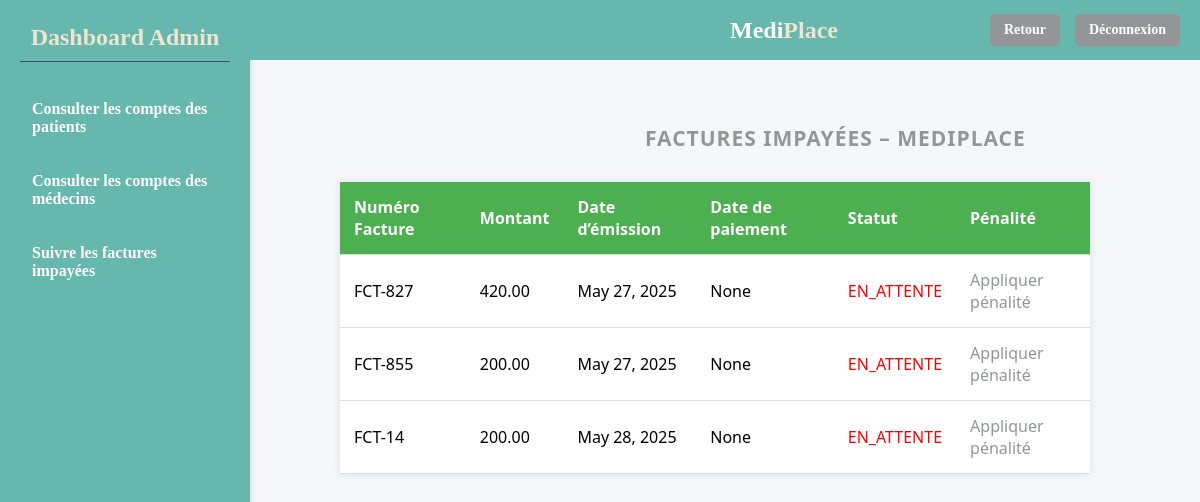
/voirfact/, run on an earlier commit of the app's database.
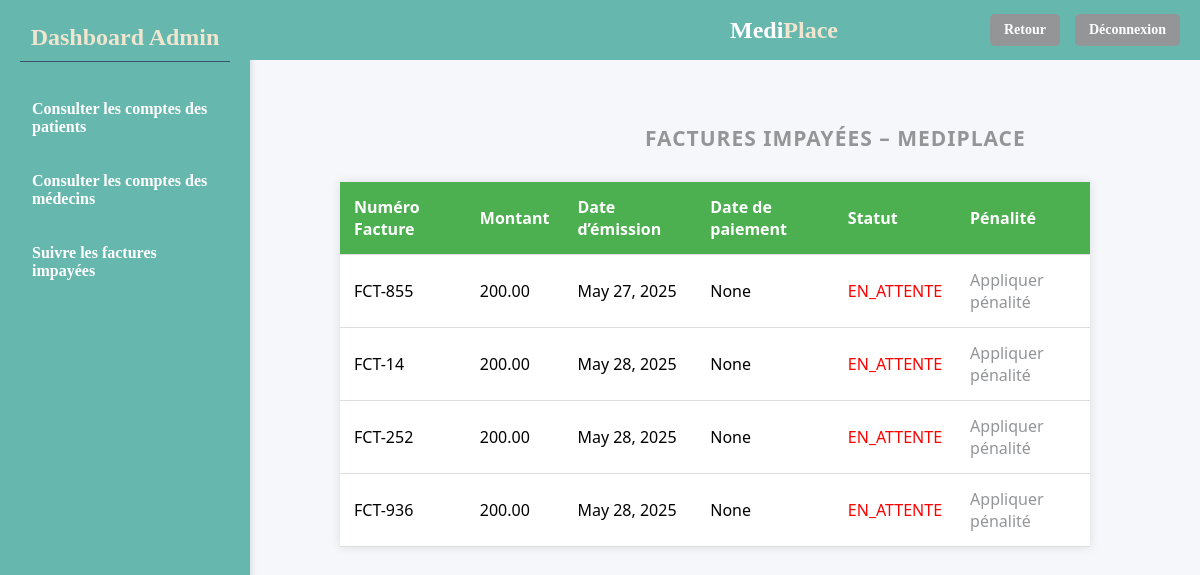
And on a later commit of the database.
### cabinet/models.py (models this page shows, shortened)
class Facture(models.Model):
    STATUT_CHOICES = [
        ('EN_ATTENTE', 'En attente'),
        ('PAYEE', 'Payée'),
    ]
    numero_facture = models.CharField(max_length=20, unique=True)
    montant = models.DecimalField(max_digits=10, decimal_places=2)
    date_emission = models.DateField(null=True, blank=True)
    date_paiement = models.DateField(null=True, blank=True)
    statut_paiement = models.CharField(max_length=20, choices=STATUT_CHOICES, default='EN_ATTENTE')
    rendez_vous = models.OneToOneField('RendezVous', on_delete=models.CASCADE, related_name='facture', null=True, blank=True)

### cabinet/views.py (the view)
# urls.py: path("voirfact/",views.voifacture_admin,name="voirfact_admin"),
def voifacture_admin(request):
    tab=Facture.objects.filter(statut_paiement='EN_ATTENTE')
    return render(request,'cabinet/voirfact_admin.html',{'fact':tab})

### cabinet/templates/cabinet/voirfact_admin.html (shortened to what this page needs)
<!DOCTYPE html>
<html lang="fr">
<head>
    {% load static %}
  <link rel="stylesheet" href="{% static 'cabinet/css/voirfact_admin.css' %}"/>
</head>
<body>
<header>
  <div class="logo">
    <span class="medi">Medi</span><span class="place">Place</span>
  </div>
  <div class="header-buttons">
    <a href="{% url 'main_admin' %}" class="nav-btn">Retour</a>
    <a href="{% url 'landing' %}" class="nav-btn">Déconnexion</a>
  </div>
</header>
<div class="sidebar">
  <h2>Dashboard Admin</h2>
  <ul>
    <li><a href="{% url 'voircomptepat_admin' %}" >Consulter les comptes des patients</a></li>
    <li><a href="{% url 'voircomptemed_admin' %}" >Consulter les comptes des médecins</a></li>
    <li><a href="{% url 'voirfact_admin' %}" >Suivre les factures impayées</a></li>
  </ul>
</div>
<div class="main-content">
  <h1 class="page-title">Factures impayées – MediPlace</h1>
<table>
  <thead>
    <tr>
      <th>Numéro Facture</th>
      <th>Montant</th>
      <th>Date d’émission</th>
      <th>Date de paiement</th>
      <th>Statut</th>
      <th>Pénalité</th>
    </tr>
  </thead>
   <tbody>
    {% for facture in fact %}
    <tr>
      <td>{{ facture.numero_facture }}</td>
      <td>{{ facture.montant }}</td>
      <td>{{ facture.date_emission }}</td>
      <td>{{ facture.date_paiement }}</td>
      <td class="statut">{{ facture.statut_paiement }}</td>
      <td>
         <a href="{% url 'appliquerpenalite' facture.id %}">Appliquer pénalité</a>
      </td>
    </tr>
    {% empty %}
    <tr>
      <td colspan="5">Aucune facture en attente.</td>
    </tr>
    {% endfor %}
  </tbody>
</table>
</div>
</body>
</html>

### cabinet/static/cabinet/css/voirfact_admin.css (style rules this page uses)
.page-title { text-align: left; font-size: 21px; font-weight: bold; color: #939597; margin-bottom: 30px; font-family: 'Segoe UI', Tahoma, Geneva, Verdana, sans-serif; text-transform: uppercase; letter-spacing: 1px; margin-left: 235px; }
header { height: 60px; background-color: #66B7AD; display: flex; align-items: center; padding: 0 20px; color: white; position: fixed; top: 0; left: 250px; right: 0; box-shadow: none; border-bottom: none; z-index: 10; }
.logo { font-size: 24px; font-weight: bold; margin-left: 460px; }
.logo .medi { color: white; }
.logo .place { color: #F0E5CF; }
.header-buttons { display: flex; gap: 15px; margin-left: auto; }
.nav-btn { background-color: #939597; color: white; padding: 8px 14px; border-radius: 5px; text-decoration: none; font-weight: bold; font-size: 14px; transition: background-color 0.3s ease; }
.sidebar { position: fixed; top: 0px; left: 0; width: 250px; height: 100%; background-color: #66B7AD; padding: 24px 20px 20px 20px; box-sizing: border-box; color: white; box-shadow: 2px 0 5px rgba(0, 0, 0, 0.1); }
.sidebar h2 { margin-bottom: 30px; font-size: 24px; border-bottom: 1px solid #3A5068; padding-bottom: 10px; text-align: center; color: #F0E5CF; margin-top: 0; }
.sidebar ul { list-style: none; padding-left: 0; }
.sidebar li { margin-bottom: 20px; }
.sidebar li a { color: white; font-weight: bold; text-decoration: none; display: block; padding: 8px 12px; border-radius: 5px; transition: background-color 0.3s ease; }
.main-content { margin-left: 370px; padding: 110px 40px 40px 40px; box-sizing: border-box; min-height: calc(100vh - 60px); background-color: #f5f7fa; }
html, body { margin: 0; padding: 0; background-color: #f5f7fa; height: 100%; }
table { width: 100%; border-collapse: collapse; margin: 10px 0 30px -70px; font-family: 'Segoe UI', sans-serif; background-color: #fff; box-shadow: 0 0 10px rgba(0,0,0,0.1); }
thead { background-color: #4CAF50; color: white; }
th, td { text-align: left; padding: 14px; border-bottom: 1px solid #ddd; }
td a { text-decoration: none; color: #939597; font-weight: 500; transition: color 0.3s ease; }
td.statut { color: red; font-weight: 22px; }

What changed in the data, as far as the page shows it:
removed Facture: numero_facture "FCT-827", montant "420.00", date_emission "May 27, 2025", date_paiement "None", statut_paiement "EN_ATTENTE"
added Facture: numero_facture "FCT-252", montant "200.00", date_emission "May 28, 2025", date_paiement "None", statut_paiement "EN_ATTENTE"
added Facture: numero_facture "FCT-936", montant "200.00", date_emission "May 28, 2025", date_paiement "None", statut_paiement "EN_ATTENTE"
